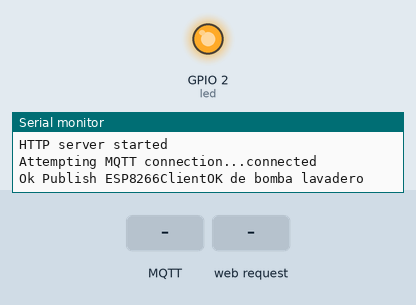
The sketch below on a simulated ESP8266 (NodeMCU). Parts: output pins drawn as LEDs (lit = HIGH), the last lines printed to the serial monitor. Inputs (shaded band) come from the test bench. WiFi joins after 1.5 s; servers stay silent unless stated; random numbers use the default seed unless the sketch sets one; no MQTT or app messages arrive unless stated.

Above: at 6.7 s.
6.8 s: MQTT message "1" arrives on the first subscribed topic
At 7.6 s:
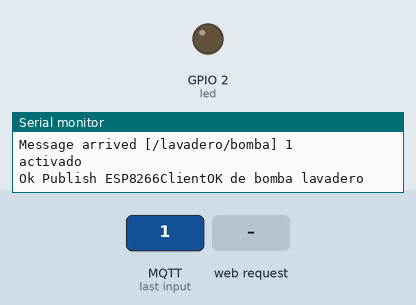
8.3 s: HTTP request GET /off received
At 9.1 s:
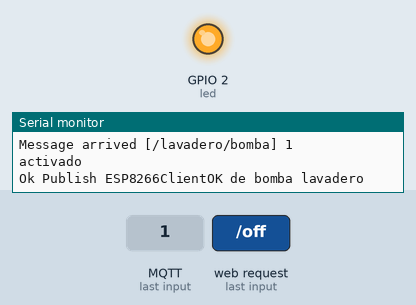
10.3 s: HTTP request GET /on received
At 11.5 s:
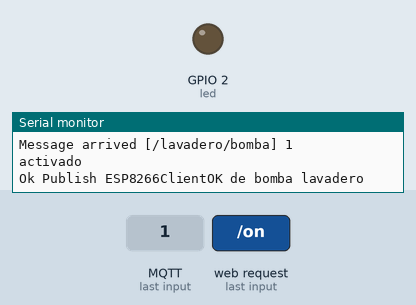
11.8 s: MQTT message "0" arrives on the first subscribed topic
At 12.7 s:
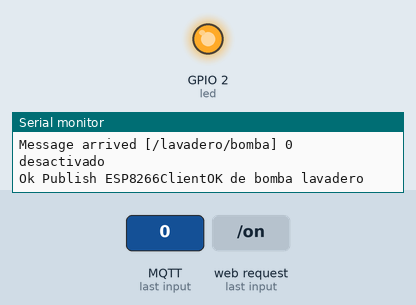
Timing chart, 0 to 14.8 s (numbered marks = the images above; inputs shaded):
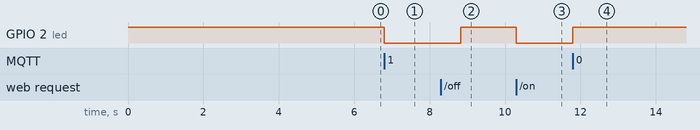

Measured:
- after the input at 6.8 s, GPIO 2 (led): HIGH → LOW at once
- after the input at 8.3 s, GPIO 2 (led): LOW → HIGH after 0.53 s
- after the input at 10.3 s, GPIO 2 (led): HIGH → LOW at once
- after the input at 11.8 s, GPIO 2 (led): LOW → HIGH at once

The sketch:

Prog_126_1.ino
```cpp
#include <ESP8266WiFi.h>
#include <ESP8266mDNS.h>
#include <WiFiUdp.h>
#include <WiFiClient.h>
#include <ESP8266WebServer.h>

#include <ArduinoOTA.h>
#include <PubSubClient.h>


const char* ssid = "Fibertel WiFi469";
const char* password = "passwd";

//---------- mqtt
const char* mqtt_server = "tailor.cloudmqtt.com";
int serverport = 12337;
const char* usernameMqtt = "tico";
const char* passwordMqtt = "passwd";
const char* topicBombaLavadero = "/lavadero/bomba";
const char* topicBombaLavaderoEspOK = "/lavadero/bomba/espOK";

WiFiClient espClient;
PubSubClient client(espClient);
//---------- mqtt

IPAddress ip(192,168,0,200);
IPAddress gateway(192,168,0,1);
IPAddress subnet(255,255,255,0);

ESP8266WebServer server(80);

int led = 2;

unsigned long lastMsg = 0;

void prenderBomba(){
  digitalWrite(led, LOW);
}


void apagarBomba(){
  digitalWrite(led, HIGH);
}

void handleOn(){
  String message ="on";
  prenderBomba();
  server.send(200, "text/plain", message);
}

void handleOff(){
  String message ="off";
  apagarBomba();
  server.send(200, "text/plain", message);
}


void handleRoot() {
  const char * htmlMessage = "<!DOCTYPE html>\
  <html>\
  <head>\
    <title>ESP8266 Demo</title>\
    <meta name='viewport' content='width=device-width, initial-scale=1.0'>\
    <style>\
      body { background-color: #cccccc; font-family: Arial, Helvetica, Sans-Serif; Color: #000088; }\
      button{ width: 250px; max-width: 100%;padding: 15px; font-size: 30px; font-weight: bold;}\
    </style>\
    <script>\
      let prendido=false;\
      let http_request=false;\
      let startTime, endTime;\
      function prender(){\
        startTime = new Date();\
        document.getElementById('error').innerHTML ='';\
        document.getElementById('tiempo').innerHTML ='';\
        document.getElementById('prenderApagar').disabled=true;\
        console.log(prendido);\
        console.log(window.location);\
        http_request = new XMLHttpRequest();\
        http_request.onreadystatechange = callBack;\
        let url = '';\
        if(prendido){\
          document.getElementById('prenderApagar').innerHTML = 'Prender';\
          url= url + '/off';\
        }else{\
          url= url + '/on';\
          document.getElementById('prenderApagar').innerHTML = 'Apagar';\
        }\
        console.log(url);\
        http_request.open('GET', url, true);\
        http_request.send();\
        prendido=!prendido;\
      }\
      function callBack(){\
        console.log('callBack');\
         if (http_request.readyState == 4) {\
            if (http_request.status == 200) {\
                document.getElementById('prenderApagar').disabled=false;\
                endTime = new Date();\
                let timeDiff = endTime - startTime;\
                let seconds = Math.round(timeDiff/1000);\
                document.getElementById('tiempo').innerHTML = 'tardo ' + seconds + ' segundos en realizarse (' + http_request.responseText + ')';\
            } else {\
                document.getElementById('error').innerHTML ='Hubo problemas con la petición.';\
            }\
         }\
      }\
    </script>\
  </head>\
  <body>\
    <h1>Bomba ESP8266!</h1>\
    <span><button id='prenderApagar' type='button' onclick=\"prender();\">Prender</button></span>\
    <div id='tiempo'></div>\
    <div id='error'></div>\
  </body>\
</html>";

  server.send(200, "text/html", htmlMessage);
}

void handleNotFound() {
  //digitalWrite(led, 1);
  String message = "File Not Found\n\n";
  message += "URI: ";
  message += server.uri();
  message += "\nMethod: ";
  message += (server.method() == HTTP_GET) ? "GET" : "POST";
  message += "\nArguments: ";
  message += server.args();
  message += "\n";

  for (uint8_t i = 0; i < server.args(); i++) {
    message += " " + server.argName(i) + ": " + server.arg(i) + "\n";
  }

  server.send(404, "text/plain", message);
  //digitalWrite(led, 0);
}

void drawGraph() {
  String out;
  out.reserve(2600);
  char temp[70];
  out += "<svg xmlns=\"http://www.w3.org/2000/svg\" version=\"1.1\" width=\"400\" height=\"150\">\n";
  out += "<rect width=\"400\" height=\"150\" fill=\"rgb(250, 230, 210)\" stroke-width=\"1\" stroke=\"rgb(0, 0, 0)\" />\n";
  out += "<g stroke=\"black\">\n";
  int y = rand() % 130;
  for (int x = 10; x < 390; x += 10) {
    int y2 = rand() % 130;
    sprintf(temp, "<line x1=\"%d\" y1=\"%d\" x2=\"%d\" y2=\"%d\" stroke-width=\"1\" />\n", x, 140 - y, x + 10, 140 - y2);
    out += temp;
    y = y2;
  }
  out += "</g>\n</svg>\n";

  server.send(200, "image/svg+xml", out);
}

void handleMqtt(char* topic, byte* payload, unsigned int length) {
  Serial.print("Message arrived [");
  Serial.print(topic);
  Serial.print("] ");

  for (int i = 0; i < length; i++) {
    Serial.print((char)payload[i]);
  }

  Serial.println();

  if (String(topic) == String(topicBombaLavadero)){
    if ((char)payload[0] == '1') {
      Serial.println("activado");
      prenderBomba();
      }
    if ((char)payload[0] == '0') {
      Serial.println("desactivado");
      apagarBomba();
      }
  }//topicBombaLavadero

  //aviso que está conectado al iniciar la app y en cada ejecucion de un pedido mqtt
  publicMqttEspAlive();


}


void conectarAWifiYOtaSetup(){
  Serial.begin(9600);
  Serial.println("Booting");
  WiFi.mode(WIFI_STA);
  //WiFi.hostname("esp8266-tanque");
  /*
   *
   * OJO!! Con IP fija no me anduvo la conexion al MQTT Server!!!
   *
   */
  //WiFi.config(ip, gateway, subnet);

  WiFi.begin(ssid, password);

  while (WiFi.waitForConnectResult() != WL_CONNECTED)
  {
    Serial.println("Connection Failed! Rebooting...");
    delay(5000);
    ESP.restart();
  }

  ArduinoOTA.setPassword((const char *)"tico123456");

  ArduinoOTA.begin();
  Serial.println("Ready");
  Serial.print("IP address: ");
  Serial.println(WiFi.localIP());

   /*if (MDNS.begin("esp8266tanque")) {
    Serial.println("MDNS responder started");
  }*/

}


void setupServer(){
  server.on("/", handleRoot);
  server.on("/on", handleOn);
  server.on("/off", handleOff);

  server.on("/test.svg", drawGraph);
  server.on("/inline", []() {
    server.send(200, "text/plain", "this works as well");
  });
  server.onNotFound(handleNotFound);
  server.begin();
  Serial.println("HTTP server started");
}

void publicMqttEspAlive(){
  char mystr[40];
  sprintf(mystr,"millis: %u",millis());
  if (client.publish(topicBombaLavaderoEspOK, mystr)) {
    Serial.println("Ok Publish ESP8266ClientOK de bomba lavadero");
  }
  else {
    Serial.println("Fallo en Publish ESP8266ClientOK de bomba lavadero");
  }

  delay(2000);
}

void reconnectMqtt(){
  while (!client.connected()) {
    Serial.print("Attempting MQTT connection...");
    if (client.connect("ESP8266Client", usernameMqtt, passwordMqtt)) {
      Serial.println("connected");
      client.subscribe(topicBombaLavadero);
      delay(2000);

      publicMqttEspAlive();
    }else {
      Serial.print("failed, rc=");
      Serial.print(client.state());
      Serial.println(" try again in 5 seconds");
      delay(5000);
    }
  }

}

void setupMqtt(){
  client.setServer(mqtt_server, serverport);
  client.setCallback(handleMqtt);

  reconnectMqtt();

}


void setup()
{
  // inicializar GPIO 2 como salida
  pinMode(led, OUTPUT);
  digitalWrite(led, HIGH);

  conectarAWifiYOtaSetup();
  setupServer();
  setupMqtt();

}


void loop()
{
  ArduinoOTA.handle();
  // Serial.println("OTA rules....");

  server.handleClient();
  //MDNS.update();

  if (!client.connected()) {
    reconnectMqtt();
  }

  client.loop();

  /*unsigned long now = millis();
  if ((unsigned long)(now - lastMsg) > 60000) {//1 minuto->60000, 5 minutos->600000
    lastMsg = now;
    publicMqttEspAlive();
  }*/


  // enciende el LED (HIGH es ALTO y es el nivel de voltaje)
  /*digitalWrite(salida, HIGH);
  delay(1000); // espera 1000 milisegundos = un segundo
  digitalWrite(salida, LOW);
  // apaga el LED (LOW es BAJO y es el nivel de voltaje)
  delay(3000); // espera 1000 milisegundos = un segundo
  */
}
```
